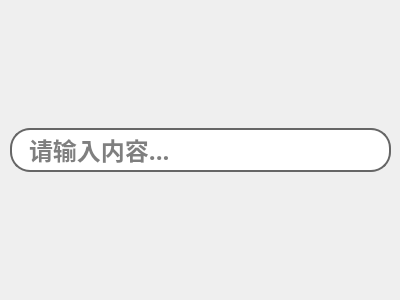
<?xml version="1.0" encoding="UTF-8"?>
<ui version="4.0">
 <class>fast_start_develop_toolbox</class>
 <widget class="QDialog" name="fast_start_develop_toolbox">
  <property name="geometry">
   <rect>
    <x>0</x>
    <y>0</y>
    <width>400</width>
    <height>300</height>
   </rect>
  </property>
  <property name="windowTitle">
   <string>Dialog</string>
  </property>
  <widget class="QWidget" name="widgetCenter" native="true">
   <property name="geometry">
    <rect>
     <x>10</x>
     <y>10</y>
     <width>381</width>
     <height>281</height>
    </rect>
   </property>
   <widget class="QWidget" name="verticalLayoutWidget">
    <property name="geometry">
     <rect>
      <x>0</x>
      <y>0</y>
      <width>381</width>
      <height>281</height>
     </rect>
    </property>
    <layout class="QVBoxLayout" name="verticalLayout">
     <item>
      <widget class="QLineEdit" name="lineEdit">
       <property name="font">
        <font>
         <family>微软雅黑</family>
         <pointsize>-1</pointsize>
         <weight>75</weight>
         <bold>true</bold>
        </font>
       </property>
       <property name="styleSheet">
        <string notr="true">QLineEdit {
            background-color: white;       /* 编辑框背景（不透明） */
            border: 2px solid #666666;     /* 边框颜色 */
            border-radius: 20px;           /* 圆角半径（值越大越圆） */
            padding-left: 15px;            /* 左内边距（避免文字贴边） */
            padding-right: 15px;           /* 右内边距 */
            font-size: 24px;               /* 字体大小 */
            height: 40px;                  /* 编辑框高度 */
        }
        QLineEdit:focus {
            border-color: #409EFF;         /* 聚焦时边框高亮 */
            outline: none;                 /* 去掉默认聚焦轮廓 */
        }</string>
       </property>
       <property name="placeholderText">
        <string>请输入内容...</string>
       </property>
      </widget>
     </item>
    </layout>
   </widget>
  </widget>
 </widget>
 <resources/>
 <connections/>
</ui>
